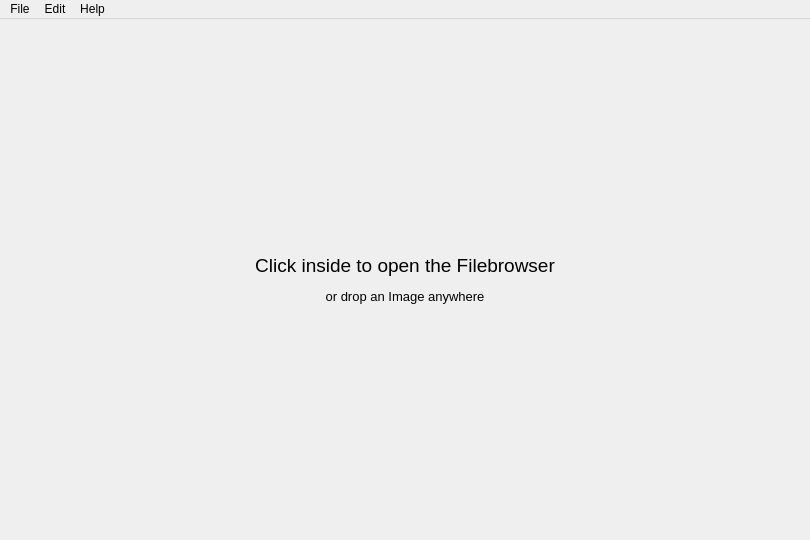
<?xml version="1.0" encoding="UTF-8"?>
<ui version="4.0">
 <class>MainWindow</class>
 <widget class="QMainWindow" name="MainWindow">
  <property name="geometry">
   <rect>
    <x>0</x>
    <y>0</y>
    <width>810</width>
    <height>540</height>
   </rect>
  </property>
  <property name="sizePolicy">
   <sizepolicy hsizetype="Minimum" vsizetype="Minimum">
    <horstretch>0</horstretch>
    <verstretch>0</verstretch>
   </sizepolicy>
  </property>
  <property name="windowTitle">
   <string>IGNQt</string>
  </property>
  <widget class="QWidget" name="wgt_central">
   <property name="sizePolicy">
    <sizepolicy hsizetype="Maximum" vsizetype="Maximum">
     <horstretch>0</horstretch>
     <verstretch>0</verstretch>
    </sizepolicy>
   </property>
   <layout class="QGridLayout" name="gridLayout">
    <property name="leftMargin">
     <number>0</number>
    </property>
    <property name="topMargin">
     <number>0</number>
    </property>
    <property name="rightMargin">
     <number>0</number>
    </property>
    <property name="bottomMargin">
     <number>0</number>
    </property>
    <property name="spacing">
     <number>0</number>
    </property>
    <item row="0" column="0">
     <widget class="QStackedWidget" name="wgt_stacked">
      <property name="frameShape">
       <enum>QFrame::NoFrame</enum>
      </property>
      <property name="currentIndex">
       <number>0</number>
      </property>
      <widget class="QWidget" name="pnl_empty">
       <layout class="QVBoxLayout" name="verticalLayout_2">
        <item>
         <widget class="QClickDropLabel" name="lbl_open_image">
          <property name="acceptDrops">
           <bool>true</bool>
          </property>
          <property name="text">
           <string>&lt;html&gt;&lt;head/&gt;&lt;body&gt;&lt;p align=&quot;center&quot;&gt;&lt;span style=&quot; font-size:14pt;&quot;&gt;Click inside to open the Filebrowser&lt;/span&gt;&lt;/p&gt;&lt;p align=&quot;center&quot;&gt;&lt;span style=&quot; font-size:10pt;&quot;&gt;or drop an Image anywhere&lt;/span&gt;&lt;/p&gt;&lt;/body&gt;&lt;/html&gt;</string>
          </property>
         </widget>
        </item>
       </layout>
      </widget>
      <widget class="QWidget" name="pnl_view">
       <layout class="QVBoxLayout" name="verticalLayout">
        <property name="spacing">
         <number>0</number>
        </property>
        <property name="leftMargin">
         <number>0</number>
        </property>
        <property name="topMargin">
         <number>0</number>
        </property>
        <property name="rightMargin">
         <number>0</number>
        </property>
        <property name="bottomMargin">
         <number>0</number>
        </property>
        <item>
         <widget class="QFrame" name="frm_imgview">
          <property name="acceptDrops">
           <bool>true</bool>
          </property>
          <property name="frameShape">
           <enum>QFrame::NoFrame</enum>
          </property>
          <property name="lineWidth">
           <number>0</number>
          </property>
         </widget>
        </item>
        <item>
         <widget class="QPushButton" name="btn_compare">
          <property name="text">
           <string>Compare</string>
          </property>
         </widget>
        </item>
       </layout>
      </widget>
     </widget>
    </item>
   </layout>
  </widget>
  <widget class="QMenuBar" name="menubar">
   <property name="geometry">
    <rect>
     <x>0</x>
     <y>0</y>
     <width>810</width>
     <height>19</height>
    </rect>
   </property>
   <widget class="QMenu" name="mnu_file">
    <property name="title">
     <string>File</string>
    </property>
    <addaction name="act_open"/>
    <addaction name="act_save"/>
    <addaction name="act_exit"/>
   </widget>
   <widget class="QMenu" name="mnu_edit">
    <property name="title">
     <string>Edit</string>
    </property>
    <addaction name="act_pref"/>
   </widget>
   <widget class="QMenu" name="mnu_help">
    <property name="title">
     <string>Help</string>
    </property>
    <addaction name="act_support"/>
    <addaction name="act_about"/>
   </widget>
   <addaction name="mnu_file"/>
   <addaction name="mnu_edit"/>
   <addaction name="mnu_help"/>
  </widget>
  <action name="act_exit">
   <property name="text">
    <string>Quit</string>
   </property>
   <property name="shortcut">
    <string>Ctrl+Q</string>
   </property>
  </action>
  <action name="act_save">
   <property name="enabled">
    <bool>false</bool>
   </property>
   <property name="text">
    <string>Save</string>
   </property>
   <property name="shortcut">
    <string>Ctrl+S</string>
   </property>
  </action>
  <action name="act_pref">
   <property name="text">
    <string>Preferences</string>
   </property>
   <property name="shortcut">
    <string>Ctrl+,</string>
   </property>
  </action>
  <action name="act_support">
   <property name="text">
    <string>Support</string>
   </property>
   <property name="shortcut">
    <string>F1</string>
   </property>
  </action>
  <action name="act_about">
   <property name="text">
    <string>About</string>
   </property>
  </action>
  <action name="act_open">
   <property name="text">
    <string>Open Image</string>
   </property>
   <property name="shortcut">
    <string>Ctrl+O</string>
   </property>
  </action>
 </widget>
 <layoutdefault spacing="0" margin="0"/>
 <customwidgets>
  <customwidget>
   <class>QClickDropLabel</class>
   <extends>QLabel</extends>
   <header>qt/QClickDropLabel</header>
  </customwidget>
 </customwidgets>
 <resources/>
 <connections>
  <connection>
   <sender>act_exit</sender>
   <signal>triggered(bool)</signal>
   <receiver>MainWindow</receiver>
   <slot>close()</slot>
   <hints>
    <hint type="sourcelabel">
     <x>-1</x>
     <y>-1</y>
    </hint>
    <hint type="destinationlabel">
     <x>325</x>
     <y>330</y>
    </hint>
   </hints>
  </connection>
 </connections>
</ui>
